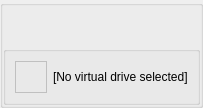
          <widget class="QGroupBox" name="gbxApplicationsHeader">
           <property name="sizePolicy">
            <sizepolicy hsizetype="Preferred" vsizetype="Preferred">
             <horstretch>0</horstretch>
             <verstretch>0</verstretch>
            </sizepolicy>
           </property>
           <property name="minimumSize">
            <size>
             <width>0</width>
             <height>0</height>
            </size>
           </property>
           <property name="maximumSize">
            <size>
             <width>16777215</width>
             <height>162</height>
            </size>
           </property>
           <property name="title">
            <string notr="true"/>
           </property>
           <layout class="QVBoxLayout" name="verticalLayout_8">
            <property name="spacing">
             <number>0</number>
            </property>
            <property name="leftMargin">
             <number>0</number>
            </property>
            <property name="topMargin">
             <number>0</number>
            </property>
            <property name="rightMargin">
             <number>0</number>
            </property>
            <property name="bottomMargin">
             <number>0</number>
            </property>
            <item>
             <spacer name="verticalSpacer_3">
              <property name="orientation">
               <enum>Qt::Vertical</enum>
              </property>
              <property name="sizeHint" stdset="0">
               <size>
                <width>20</width>
                <height>40</height>
               </size>
              </property>
             </spacer>
            </item>
            <item>
             <widget class="QGroupBox" name="gbxVirtualDriveOrBouquetTitle">
              <property name="sizePolicy">
               <sizepolicy hsizetype="Preferred" vsizetype="Fixed">
                <horstretch>0</horstretch>
                <verstretch>0</verstretch>
               </sizepolicy>
              </property>
              <property name="minimumSize">
               <size>
                <width>0</width>
                <height>47</height>
               </size>
              </property>
              <property name="title">
               <string notr="true"/>
              </property>
              <layout class="QHBoxLayout" name="horizontalLayout_9">
               <item>
                <widget class="QLabel" name="label">
                 <property name="minimumSize">
                  <size>
                   <width>32</width>
                   <height>32</height>
                  </size>
                 </property>
                 <property name="maximumSize">
                  <size>
                   <width>32</width>
                   <height>32</height>
                  </size>
                 </property>
                 <property name="styleSheet">
                  <string notr="true">border: 1px solid silver;</string>
                 </property>
                 <property name="frameShape">
                  <enum>QFrame::Box</enum>
                 </property>
                 <property name="frameShadow">
                  <enum>QFrame::Sunken</enum>
                 </property>
                 <property name="midLineWidth">
                  <number>1</number>
                 </property>
                 <property name="text">
                  <string notr="true"/>
                 </property>
                 <property name="alignment">
                  <set>Qt::AlignCenter</set>
                 </property>
                </widget>
               </item>
               <item>
                <widget class="QLabel" name="lblVirtualDriveOrBouquetTitle">
                 <property name="sizePolicy">
                  <sizepolicy hsizetype="Preferred" vsizetype="Preferred">
                   <horstretch>1</horstretch>
                   <verstretch>0</verstretch>
                  </sizepolicy>
                 </property>
                 <property name="text">
                  <string>[No virtual drive selected]</string>
                 </property>
                </widget>
               </item>
              </layout>
             </widget>
            </item>
           </layout>
          </widget>
